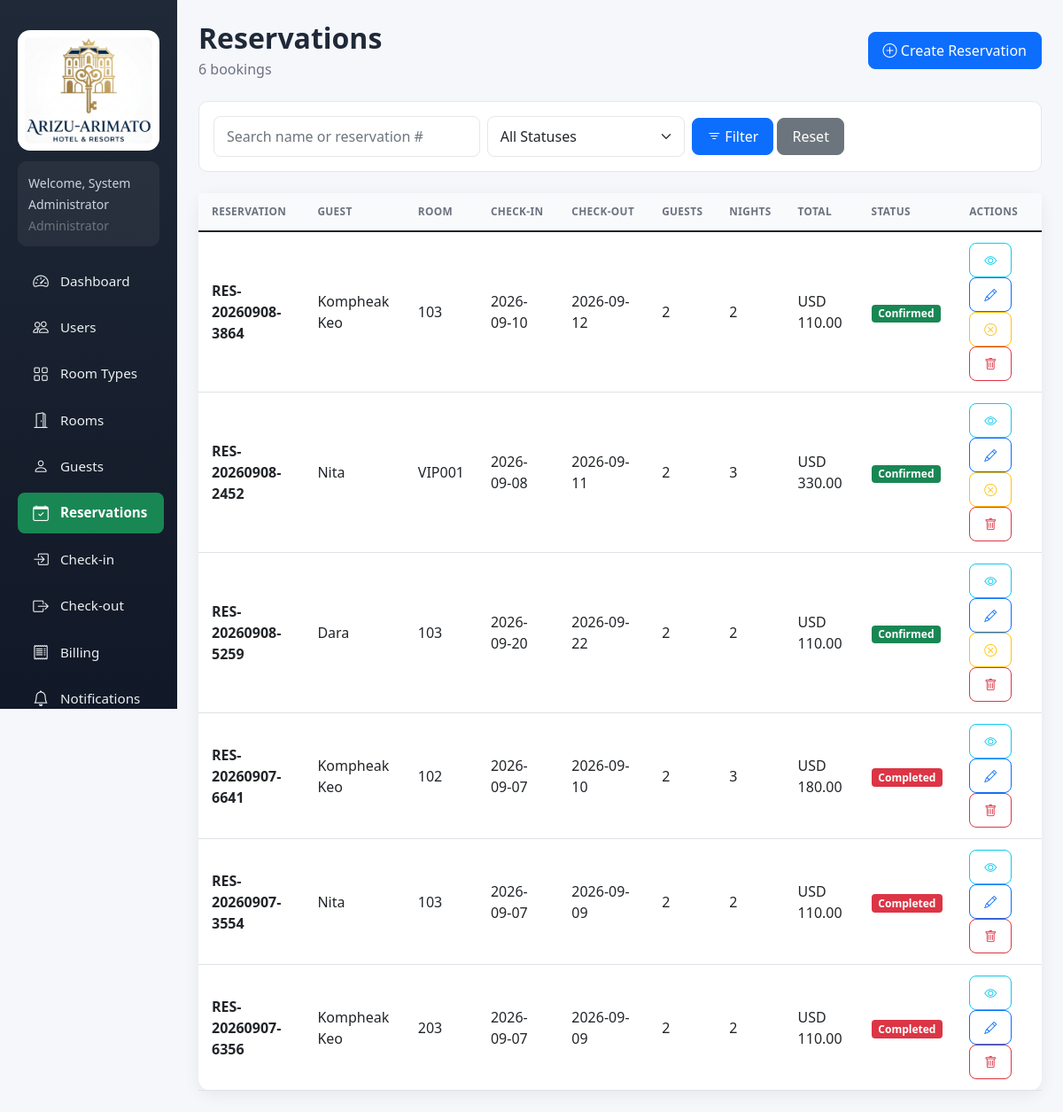
/backend/index.php?r=reservations/index (signed in), run on the app's committed database.
### tables this page shows
CREATE TABLE `reservations` (
  `id` int(11) NOT NULL AUTO_INCREMENT,
  `reservation_number` varchar(20) NOT NULL,
  `guest_id` int(11) DEFAULT NULL,
  `room_id` int(11) DEFAULT NULL,
  `check_in_date` date NOT NULL,
  `check_out_date` date NOT NULL,
  `number_of_guests` int(11) NOT NULL,
  `status` enum('Pending','Confirmed','Cancelled','Completed') DEFAULT 'Pending',
  `special_requests` text DEFAULT NULL,
  `total_amount` decimal(10,2) DEFAULT NULL,
  `created_by` int(11) DEFAULT NULL,
  `created_at` timestamp NOT NULL DEFAULT current_timestamp(),
  PRIMARY KEY (`id`),
  UNIQUE KEY `reservation_number` (`reservation_number`)
);

CREATE TABLE `guests` (
  `id` int(11) NOT NULL AUTO_INCREMENT,
  `full_name` varchar(100) NOT NULL,
  `gender` enum('Male','Female','Other') DEFAULT NULL,
  `date_of_birth` date DEFAULT NULL,
  `nationality` varchar(50) DEFAULT NULL,
  `phone` varchar(20) NOT NULL,
  `email` varchar(100) DEFAULT NULL,
  `address` text DEFAULT NULL,
  `identification_number` varchar(50) NOT NULL,
  `created_at` timestamp NOT NULL DEFAULT current_timestamp(),
  PRIMARY KEY (`id`)
);

CREATE TABLE `rooms` (
  `id` int(11) NOT NULL AUTO_INCREMENT,
  `room_number` varchar(10) NOT NULL,
  `room_type_id` int(11) DEFAULT NULL,
  `floor` int(11) DEFAULT NULL,
  `capacity` int(11) DEFAULT NULL,
  `price_per_night` decimal(10,2) DEFAULT NULL,
  `description` text DEFAULT NULL,
  `status` enum('Available','Reserved','Occupied','Cleaning','Maintenance') DEFAULT 'Available',
  `image` varchar(255) DEFAULT NULL,
  `created_at` timestamp NOT NULL DEFAULT current_timestamp(),
  PRIMARY KEY (`id`),
  UNIQUE KEY `room_number` (`room_number`)
);

### backend/Core/Controller.php (called while the page is built, shortened)
<?php
abstract class Controller
{
    protected function view($view, array $data = [], $active = '', $pageTitle = '')
    {
        extract($data);
        require __DIR__ . '/../Views/layout/header.php';
        require __DIR__ . '/../Views/' . $view . '.php';
        require __DIR__ . '/../Views/layout/footer.php';
    }
}

### backend/Controllers/ReservationController.php (called while the page is built, shortened)
<?php
class ReservationController extends Controller
{
    private $validStatus = ['Pending', 'Confirmed', 'Cancelled', 'Completed'];
    public function __construct()
    {
        $this->reservation = new Reservation();
        $this->guest = new Guest();
        $this->settings = getSystemSettings();
        $this->taxRate = (float)($this->settings['tax_rate'] ?? 0);
    }
    public function indexAction()
    {
        $fStatus = $_GET['status'] ?? '';
        $q = trim($_GET['q'] ?? '');
        $this->view('reservations/index', [
            'reservations' => $this->reservation->all($fStatus, $q),
            'guests'       => $this->guest->all(),
            'rooms'        => $this->dbAllRooms(),
            'validStatus'  => $this->validStatus,
            'taxRate'      => $this->taxRate,
            'currency'     => $this->settings['currency'] ?? 'USD',
            'fStatus'      => $fStatus,
            'q'            => $q,
            'message'      => $this->message ?? '',
            'error'        => $this->error ?? '',
        ], 'reservations', 'Reservations');
    }
    private function dbAllRooms()
    {
        $db = getDB();
        return $db->query("SELECT id, room_number, price_per_night FROM rooms ORDER BY room_number")
            ->fetchAll(\PDO::FETCH_ASSOC);
    }
}

### backend/Core/Router.php (called while the page is built, shortened)
<?php
class Router
{
    public function dispatch($route)
    {
        $route = trim($route, '/');
        $parts = explode('/', $route);
        $action = isset($parts[1]) && $parts[1] !== '' ? $parts[1] : 'index';
        $method = $action . 'Action';
        $instance = new $class();
        $instance->$method();
    }
}

### backend/index.php (called while the page is built, shortened)
<?php
$route = isset($_GET['r']) ? $_GET['r'] : '';
$router = new Router();
$router->dispatch($route);

### backend/Core/Model.php (called while the page is built, shortened)
<?php
abstract class Model
{
    public function __construct()
    {
        $this->db = getDB();
    }
}

### backend/config.php (called while the page is built, shortened)
<?php
function getDB() {
    static $conn = null;
    if ($conn !== null) return $conn;
    try {
        $conn = new PDO("mysql:host=" . DB_HOST . ";dbname=" . DB_NAME . ";charset=utf8mb4", DB_USER, DB_PASS);
        $conn->setAttribute(PDO::ATTR_ERRMODE, PDO::ERRMODE_EXCEPTION);
        $conn->setAttribute(PDO::ATTR_DEFAULT_FETCH_MODE, PDO::FETCH_ASSOC);
        return $conn;
    } catch(PDOException $e) {
        die("Database connection failed. Please run setup first: <a href='index.php?r=setup/index'>Install</a><br>Error: " . $e->getMessage());
    }
}
function formatCurrency($amount) {
    $settings = getSystemSettings();
    $currency = $settings['currency'] ?? 'USD';
    return $currency . ' ' . number_format($amount, 2);
}
function getSystemSettings() {
    static $settings = null;
    if ($settings !== null) return $settings;
    try {
        $db = getDB();
        $stmt = $db->query("SELECT setting_key, setting_value FROM system_settings");
        $settings = [];
        while ($row = $stmt->fetch(PDO::FETCH_ASSOC)) {
            $settings[$row['setting_key']] = $row['setting_value'];
        }
    } catch (Exception $e) {
        $settings = ['currency' => 'USD', 'hotel_name' => 'Hotel Management System'];
    }
    return $settings;
}

### backend/Models/Reservation.php (called while the page is built, shortened)
<?php
class Reservation extends Model
{
    public function all($status = '', $q = '')
    {
        $params = [];
        $sql = "SELECT r.*, g.full_name guest_name, rm.room_number, rm.price_per_night, rt.type_name,
                DATEDIFF(r.check_out_date, r.check_in_date) nights
                FROM reservations r
                JOIN guests g ON r.guest_id=g.id
                LEFT JOIN rooms rm ON r.room_id=rm.id
                LEFT JOIN room_types rt ON rm.room_type_id=rt.id";
        $sql .= ' ORDER BY r.created_at DESC';
        $stmt = $this->db->prepare($sql);
        $stmt->execute($params);
        return $stmt->fetchAll(PDO::FETCH_ASSOC);
    }
}

### backend/Views/reservations/index.php (the view, shortened to what this page needs)
<div class="d-flex justify-content-between align-items-center mb-4">
    <div>
        <h2 class="page-title mb-1">Reservations</h2>
        <p class="page-subtitle mb-0"><?php echo count($reservations); ?> bookings</p>
    </div>
    <button class="btn btn-primary" data-bs-toggle="modal" data-bs-target="#addReservationModal">
        <i class="bi bi-plus-circle"></i> Create Reservation
    </button>
</div>
<form method="GET" class="filter-form mb-4 p-3">
    <div class="row g-2 align-items-center">
        <div class="col-md-4">
            <input type="text" name="q" class="form-control" placeholder="Search name or reservation #" value="<?php echo htmlspecialchars($q); ?>">
        </div>
        <div class="col-md-3">
            <select name="status" class="form-select">
                <option value="">All Statuses</option>
            </select>
        </div>
        <div class="col-md-5">
            <button class="btn btn-primary"><i class="bi bi-filter"></i> Filter</button>
            <a href="index.php?r=reservations/index" class="btn btn-secondary">Reset</a>
        </div>
    </div>
</form>
<div class="card">
    <div class="card-body p-0">
        <div class="table-responsive">
            <table class="table table-hover align-middle mb-0">
                <thead>
                    <tr>
                        <th>Reservation</th>
                        <th>Guest</th>
                        <th>Room</th>
                        <th>Check-in</th>
                        <th>Check-out</th>
                        <th>Guests</th>
                        <th>Nights</th>
                        <th>Total</th>
                        <th>Status</th>
                        <th>Actions</th>
                    </tr>
                </thead>
                <tbody>
                <?php foreach ($reservations as $res): ?>
                    <tr>
                        <td><strong><?php echo htmlspecialchars($res['reservation_number']); ?></strong></td>
                        <td><?php echo htmlspecialchars($res['guest_name']); ?></td>
                        <td><?php echo htmlspecialchars($res['room_number'] ?? '—'); ?></td>
                        <td><?php echo $res['check_in_date']; ?></td>
                        <td><?php echo $res['check_out_date']; ?></td>
                        <td><?php echo $res['number_of_guests']; ?></td>
                        <td><?php echo $res['nights']; ?></td>
                        <td><?php echo formatCurrency($res['total_amount'] ?? 0); ?></td>
                        <td>
                            <span class="badge bg-<?php echo $res['status']=='Confirmed'?'success':($res['status']=='Pending'?'warning':'danger'); ?>">
                                <?php echo $res['status']; ?>
                            </span>
                        </td>
                        <td>
                            <button class="btn btn-sm btn-outline-info" onclick="viewReservation(<?php echo (int)$res['id']; ?>)"><i class="bi bi-eye"></i></button>
                            <button class="btn btn-sm btn-outline-primary" onclick="editReservation(<?php echo (int)$res['id']; ?>)"><i class="bi bi-pencil"></i></button>
                            <?php if ($res['status'] !== 'Cancelled' && $res['status'] !== 'Completed'): ?>
                            <form method="POST" style="display:inline" onsubmit="return confirm('Cancel this reservation?')">
                                <button class="btn btn-sm btn-outline-warning"><i class="bi bi-x-circle"></i></button>
                            </form>
                            <?php endif; ?>
                            <form method="POST" style="display:inline" onsubmit="return confirm('Delete this reservation?')">
                                <button class="btn btn-sm btn-outline-danger"><i class="bi bi-trash"></i></button>
                            </form>
                        </td>
                    </tr>
                <?php endforeach; ?>
                </tbody>
            </table>
        </div>
    </div>
</div>

### backend/assets/css/style.css (style rules this page uses)
:root { --sidebar-bg: linear-gradient(180deg, #1f2937, #111827); --primary: #198754; --primary-dark: #157347; --surface: #ffffff; --bg: #f5f7fb; --text: #1f2937; --muted: #6b7280; --border: #e5e7eb; --shadow: 0 4px 18px rgba(0, 0, 0, .07); --radius: 14px; --sidebar-width: 250px; }
* { box-sizing: border-box; }
body { background: var(--bg); color: var(--text); font-family: "Segoe UI", system-ui, -apple-system, sans-serif; margin: 0; overflow-x: hidden; }
.page-title { font-weight: 700; color: var(--text); margin-bottom: 5px; }
.page-subtitle { color: var(--muted); margin-bottom: 20px; }
.card { border: 0; border-radius: var(--radius); box-shadow: var(--shadow); }
.card-body { padding: 20px; }
.btn { border-radius: 8px; font-weight: 500; padding: 8px 16px; }
.table { min-width: 600px; }
.table thead th { text-transform: uppercase; font-size: .74rem; letter-spacing: .03em; color: var(--muted); border-bottom: 1px solid var(--border); white-space: nowrap; padding: 12px 15px; background: #f9fafb; }
.table td, .table th { vertical-align: middle; padding: 12px 15px; }
.form-control, .form-select { border-radius: 8px; padding: 10px 14px; border: 1px solid var(--border); transition: border-color 0.2s, box-shadow 0.2s; }
.filter-form { background: #fff; border: 1px solid var(--border); border-radius: 10px; padding: 15px; }

### data on the page
reservations: reservation_number "RES-20260908-3864", guest.full_name "Kompheak Keo", room.room_number "103", check_in_date "2026-09-10", check_out_date "2026-09-12", number_of_guests "2", nights "2", total_amount "USD 110.00", status "Confirmed"
reservations: reservation_number "RES-20260908-2452", guest.full_name "Nita", room.room_number "VIP001", check_in_date "2026-09-08", check_out_date "2026-09-11", number_of_guests "2", nights "3", total_amount "USD 330.00", status "Confirmed"
reservations: reservation_number "RES-20260908-5259", guest.full_name "Dara", room.room_number "103", check_in_date "2026-09-20", check_out_date "2026-09-22", number_of_guests "2", nights "2", total_amount "USD 110.00", status "Confirmed"
reservations: reservation_number "RES-20260907-6641", guest.full_name "Kompheak Keo", room.room_number "102", check_in_date "2026-09-07", check_out_date "2026-09-10", number_of_guests "2", nights "3", total_amount "USD 180.00", status "Completed"
reservations: reservation_number "RES-20260907-3554", guest.full_name "Nita", room.room_number "103", check_in_date "2026-09-07", check_out_date "2026-09-09", number_of_guests "2", nights "2", total_amount "USD 110.00", status "Completed"
reservations: reservation_number "RES-20260907-6356", guest.full_name "Kompheak Keo", room.room_number "203", check_in_date "2026-09-07", check_out_date "2026-09-09", number_of_guests "2", nights "2", total_amount "USD 110.00", status "Completed"

### other printed values
$_SESSION['user_name'] "System Administrator"
$_SESSION['user_role'] "Administrator"
$label "Dashboard Users Room Types Rooms Guests Reservations Check-in Check-out Billing Notifications"
count($reservations) "6"
